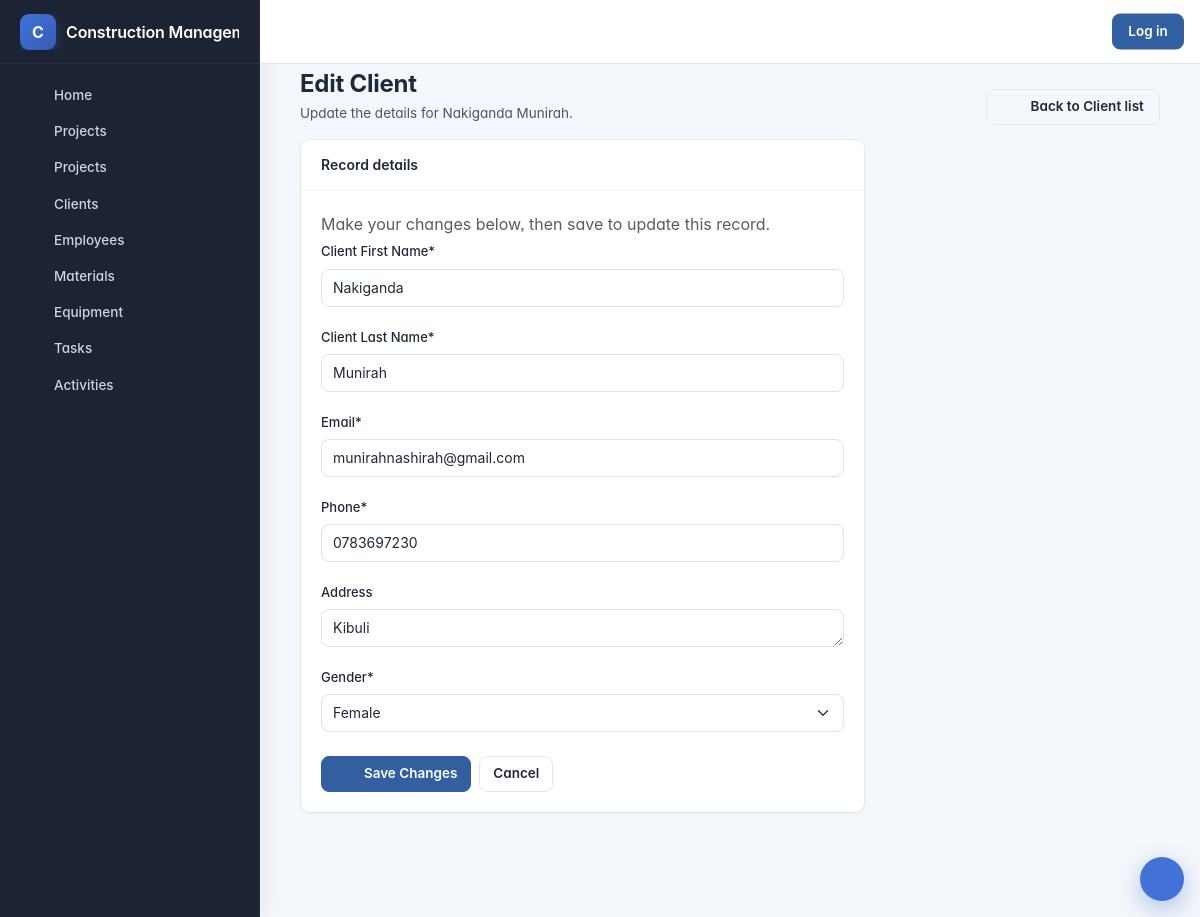
The app's page /records/client/6/edit/ with its own data.
### management/models.py (models this page shows)
class Client(models.Model):
    GENDER_CHOICES = [
        ('M', 'Male'),
        ('F', 'Female')
    ]
    first_name = models.CharField(max_length=20, verbose_name=" Client First Name")
    last_name = models.CharField(max_length=20, verbose_name=" Client Last Name")
    email = models.EmailField()
    phone = models.CharField(max_length=20)
    address = models.TextField(blank=True, default='')
    gender = models.CharField(max_length=2, choices=GENDER_CHOICES)
    def __str__(self):
        return f"{self.first_name} {self.last_name}"

### management/views.py (the view)
# urls.py: path('records/<str:record_type>/<int:pk>/edit/', edit_record_view, name='edit_record'),
@require_http_methods(['GET', 'POST'])
def edit_record_view(request, record_type, pk):
    config = RECORD_CONFIG.get(record_type)
    if config is None:
        raise Http404('Unknown record type.')
    record = get_object_or_404(config['model'], pk=pk)
    form_class = config['form']
    if request.method == 'POST':
        form = form_class(request.POST, instance=record)
        if form.is_valid():
            form.save()
            messages.success(request, f"{config['label']} updated successfully.")
            return redirect(config['list_url'])
        messages.error(request, 'Please correct the errors and try again.')
    else:
        form = form_class(instance=record)
    context = {
        'form': form,
        'record': record,
        'record_label': config['label'],
        'list_url': config['list_url'],
        'msg': list(get_messages(request)),
    }
    return render(request, 'edit_record.html', context)

### management/forms.py
class ClientForm(ModelForm):
    class Meta:
        model = Client
        fields = '__all__'
        widgets = {
            'address': forms.Textarea(attrs={'rows': 1}),
        }

### management/templates/edit_record.html (shortened to what this page needs)
{% extends 'cooladmin_base.html' %}
{% load crispy_forms_tags %}
{% block content %}
    <div class="page-header">
        <div>
            <h1>Edit {{ record_label }}</h1>
            <p class="subtitle">Update the details for {{ record }}.</p>
        </div>
        <a class="btn btn-outline-secondary" href="{% url list_url %}">
            <i class="fa-solid fa-arrow-left me-1" aria-hidden="true"></i>
            Back to {{ record_label }} list
        </a>
    </div>
    <div class="row">
        <div class="col-12 col-xl-8">
            <section class="card" aria-labelledby="record-edit-form-title">
                <div class="card-header">
                    <strong id="record-edit-form-title">Record details</strong>
                </div>
                <div class="card-body">
                    <p class="card-text text-muted">Make your changes below, then save to update this record.</p>
                    <form method="post">
                        {{ form|crispy }}
                        <div class="d-flex flex-wrap gap-2 mt-4">
                            <button type="submit" class="btn btn-primary">
                                <i class="fa-solid fa-floppy-disk me-1" aria-hidden="true"></i>
                                Save Changes
                            </button>
                            <a class="btn btn-outline-secondary" href="{% url list_url %}">Cancel</a>
                        </div>
                    </form>
                </div>
            </section>
        </div>
    </div>
{% endblock %}

### static/cooladmin/css/construction.css (style rules this page uses)
:root { --cms-primary: #315f9f; --cms-primary-dark: #244b80; --cms-ink: #202b3c; --cms-muted: #718096; --cms-border: #e5eaf1; --cms-surface: #ffffff; --cms-page: #f4f7fb; }
html, body { min-height: 100%; }
body.app { background: var(--cms-page); color: var(--cms-ink); }
body.app h1, body.app h2, body.app h3 { color: var(--cms-ink); }
body.app .heading h2, body.app .page-header h1, body.app .admin-dashboard-header h1 { font-size: clamp(1.35rem, 2vw, 1.8rem); font-weight: 700; }
body.app .page-header { margin-bottom: 22px; }
body.app .subtitle, body.app .page-header p { color: var(--cms-muted); }
body.app form .form-label, body.app form label { font-weight: 600; color: #39465a; }
body.app form .form-control, body.app form .form-select, body.app form input, body.app form select, body.app form textarea { border: 1px solid #dce3ed; border-radius: 8px; min-height: 42px; box-shadow: none; }
body.app form textarea { min-height: 105px; }
body.app .btn { border-radius: 8px; font-weight: 600; padding: .55rem .95rem; }
body.app .btn-primary { background: var(--cms-primary); border-color: var(--cms-primary); }
body.app .page-header { margin-bottom: 14px; }
body.app form .mb-3, body.app form .form-group, body.app form .form-row, body.app form .row { margin-bottom: 12px; }
body.app form .form-label, body.app form label { display: block; margin-bottom: 5px; }
body.app form .form-control, body.app form .form-select, body.app form input, body.app form select, body.app form textarea { min-height: 38px; padding: 7px 11px; margin-bottom: 0; }
body.app form textarea { min-height: 88px; }
body.app form .button-container, body.app form .form-actions, body.app form .d-flex, body.app .button-container, body.app .form-actions { display: flex; align-items: center; flex-wrap: wrap; gap: 9px; }
body.app form button, body.app form .btn, body.app .button-container .btn, body.app .form-actions .btn { min-height: 36px; padding: 7px 13px; margin: 0; }

### records on screen
Client: first_name+last_name "Nakiganda Munirah", first_name "Nakiganda", last_name "Munirah", email "munirahnashirah@gmail.com", phone "0783697230", address "Kibuli", gender "Female"

### other values on screen
{{ record_label }} "Client"
